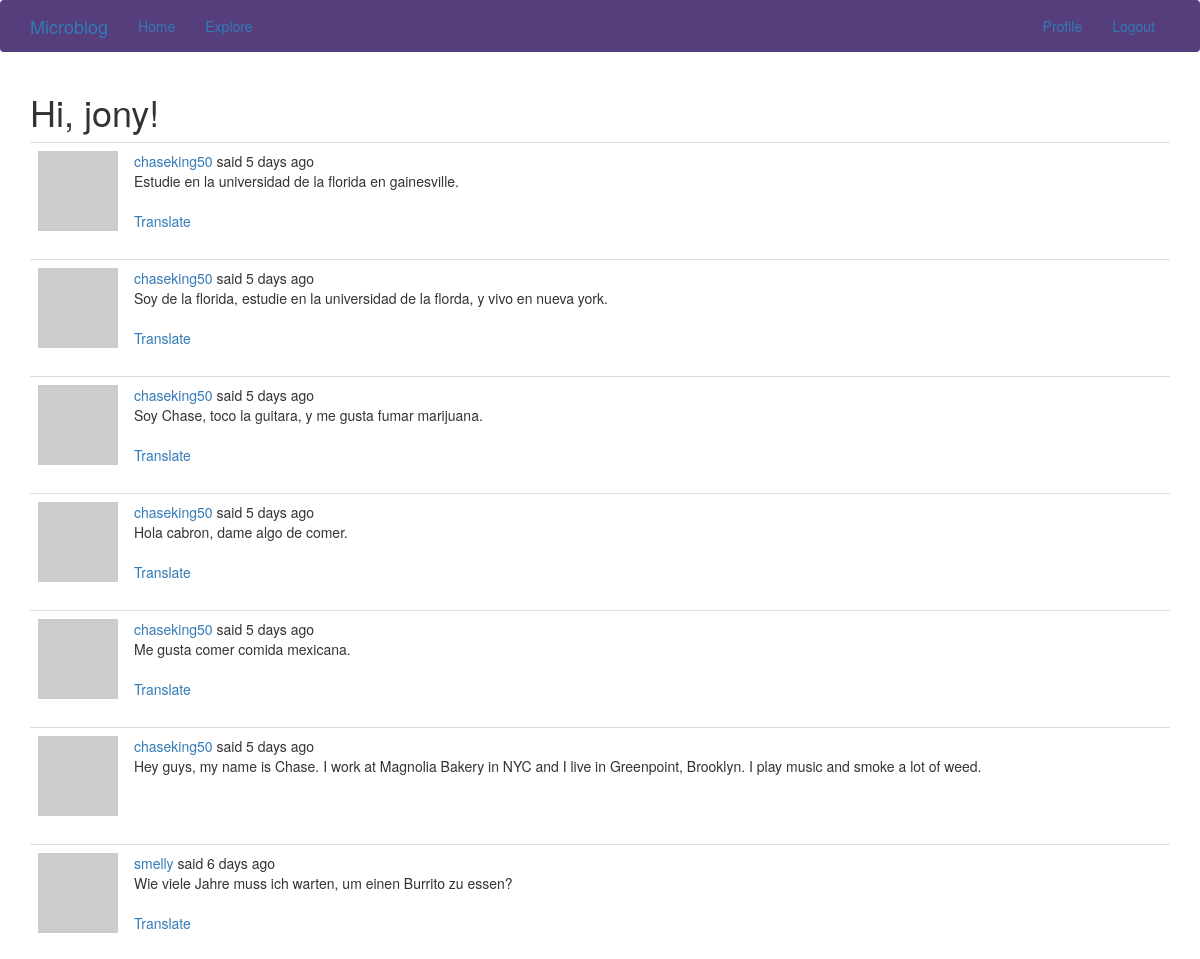
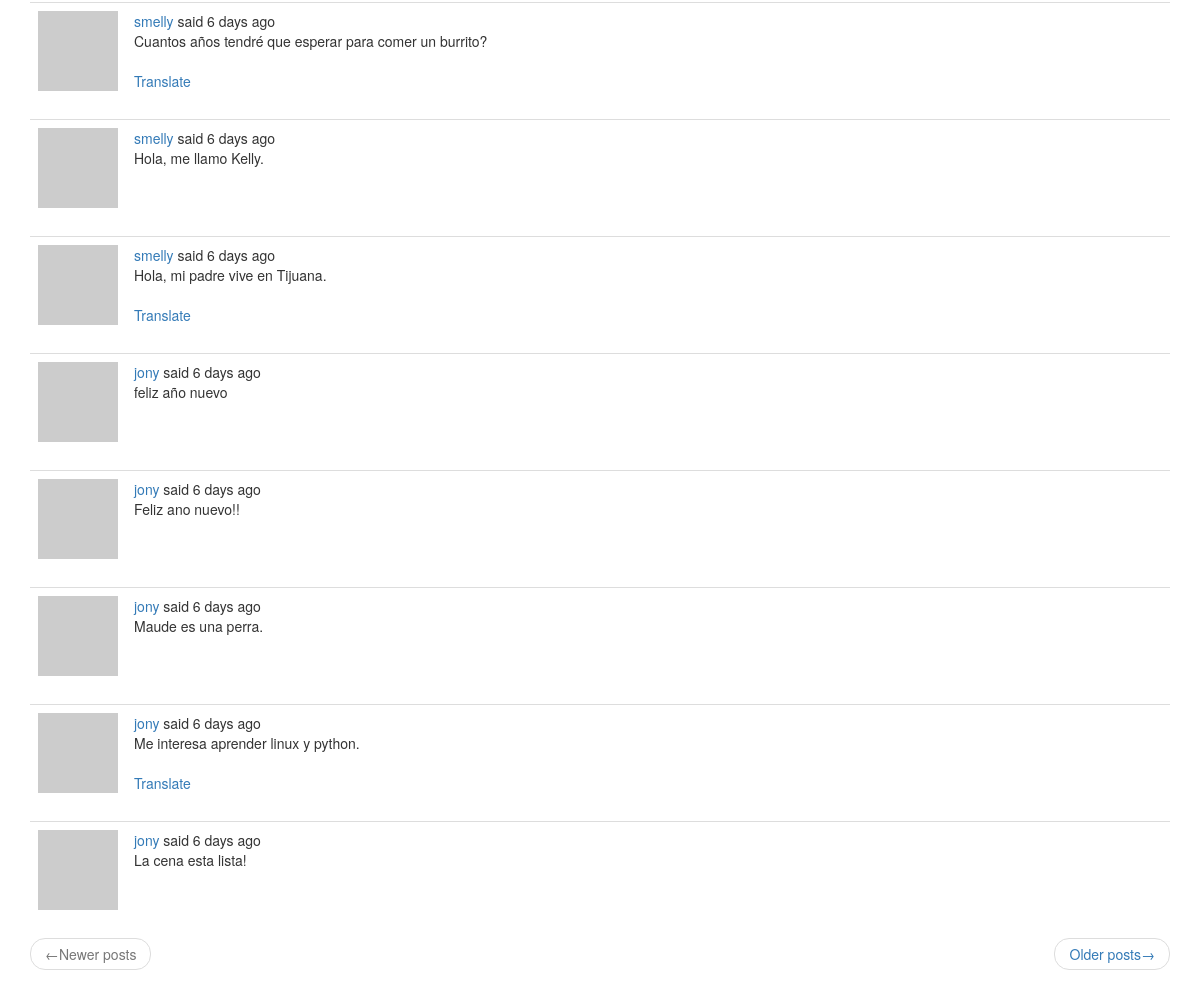
Before: /explore (signed in) with the older database file (2 pictures, top to bottom).
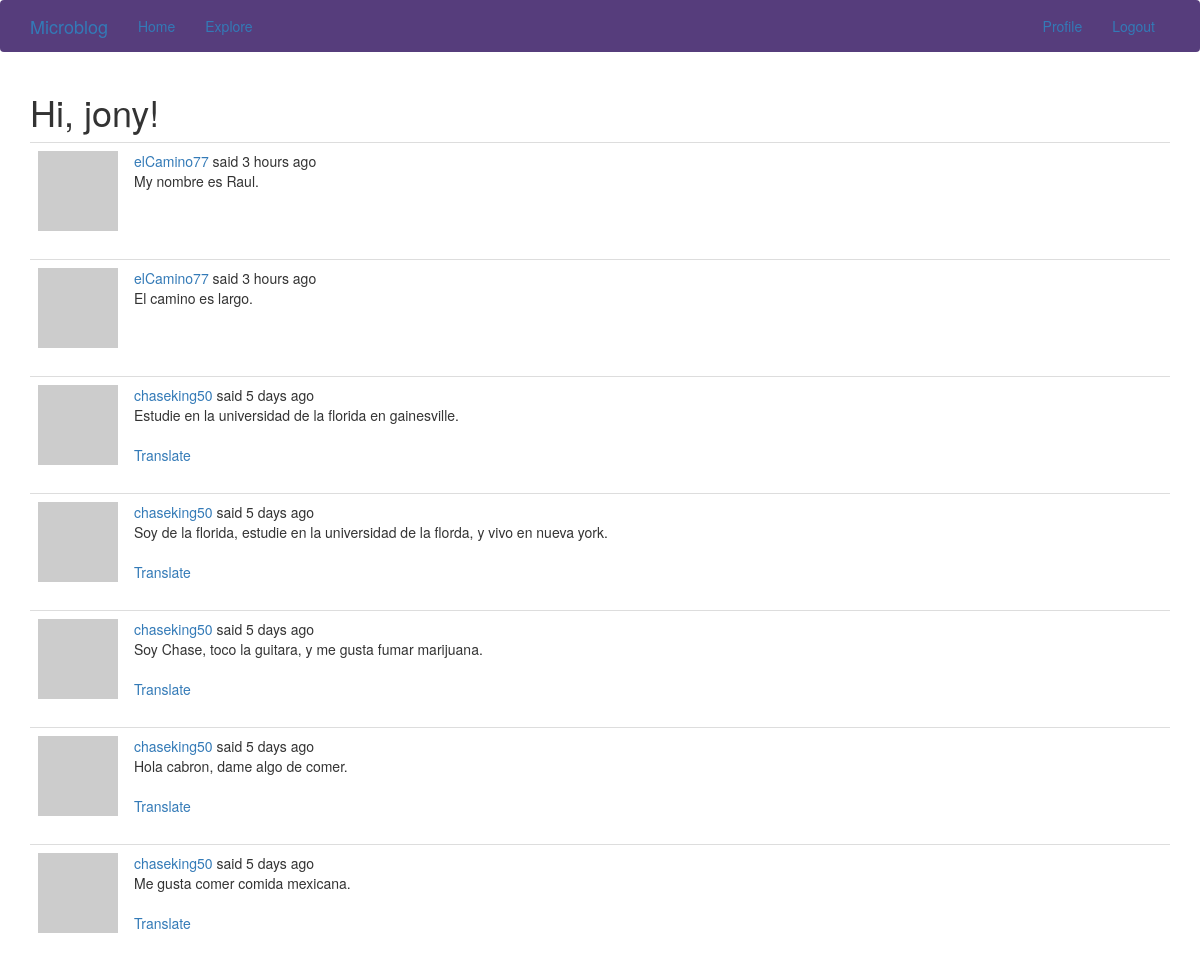
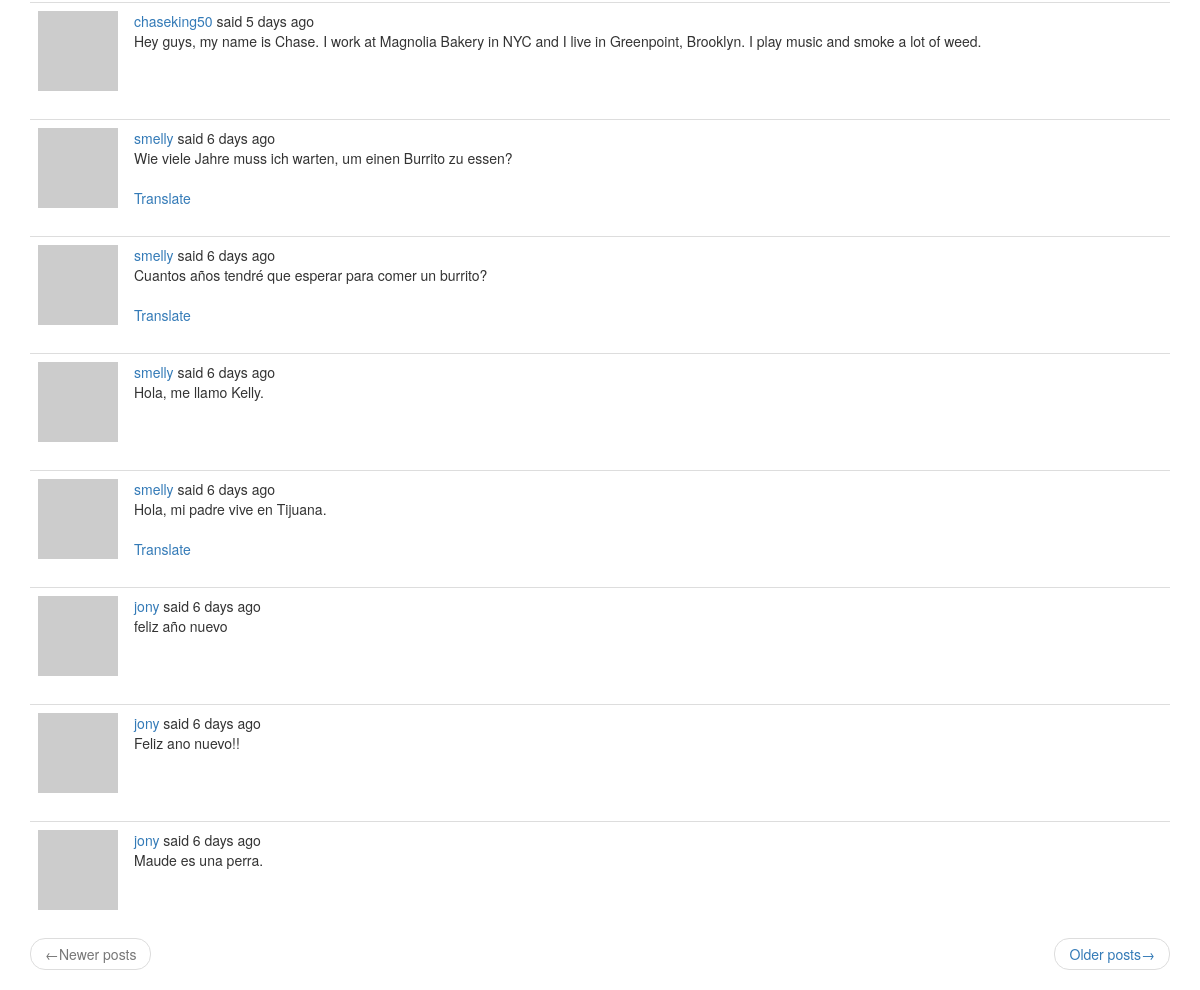
After: the same page with the newer database file (2 pictures, top to bottom).
### app/models.py (models this page shows, shortened)
class User(UserMixin, db.Model):
    id = db.Column(db.Integer, primary_key=True)
    username = db.Column(db.String(64), index=True, unique=True)
    email = db.Column(db.String(120), index=True, unique=True)
    password_hash = db.Column(db.String(128))
    posts = db.relationship('Post', backref='author', lazy='dynamic')
    about_me = db.Column(db.String(140))
    last_seen = db.Column(db.DateTime, default=datetime.utcnow)
    followed = db.relationship(
        'User', secondary=followers,
        primaryjoin=(followers.c.follower_id == id),
        secondaryjoin=(followers.c.followed_id == id),
        backref=db.backref('followers', lazy='dynamic'), lazy='dynamic')
    def avatar(self, size):
        digest = md5(self.email.lower().encode('utf-8')).hexdigest()
        return 'https://www.gravatar.com/avatar/{}?d=identicon&s={}'.format(
            digest, size)

class Post(db.Model):
    __searchable__ = ['body']
    id = db.Column(db.Integer, primary_key=True)
    body = db.Column(db.String(140))
    timestamp = db.Column(db.DateTime, index=True, default=datetime.utcnow)
    user_id = db.Column(db.Integer, db.ForeignKey('user.id'))
    language = db.Column(db.String(5))

### app/main/routes.py (the view)
@bp.route('/explore')
@login_required
def explore():
    page = request.args.get('page', 1, type=int)
    posts = Post.query.order_by(Post.timestamp.desc()).paginate(
        page, current_app.config['POSTS_PER_PAGE'], False)
    next_url = url_for('main.explore', page=posts.next_num) \
        if posts.has_next else None
    prev_url = url_for('main.explore', page=posts.prev_num) \
        if posts.has_prev else None
    return render_template('index.html', title=_('Explore'),
                           posts=posts.items, next_url=next_url,
                           prev_url=prev_url)

### app/main/routes.py (called while the page is built)
@bp.before_app_request
def before_request():
    if current_user.is_authenticated:
        current_user.last_seen = datetime.utcnow()
        db.session.commit()
    g.locale = str(get_locale())

### app/models.py (called while the page is built)
@login.user_loader
def load_user(id):
    return User.query.get(int(id))

### app/templates/index.html (shortened to what this page needs)
{% extends "base.html" %}
{% import 'bootstrap/wtf.html' as wtf %}
{% block app_content %}
  <h1>{{ _('Hi, %(username)s!', username=current_user.username) }}</h1>
  {% for post in posts %}
    {% include '_post.html' %}
  {% endfor %}
    <nav aria-label="...">
      <ul class="pager">
        <li class="previous{% if not prev_url %} disabled{% endif %}">
          <a href="{{ prev_url or '#' }}">
            <span aria-hidden="true">&larr;</span>{{ _('Newer posts') }}
          </a>
        </li>
        <li class="next{% if not next_url %} disabled{% endif %}">
          <a href="{{ next_url or '#' }}">
            {{ _('Older posts') }}<span aria-hidden="true">&rarr;</span>
          </a>
        </li>
      </ul>
    </nav>
{% endblock %}

### app/templates/base.html (shortened to what this page needs)
{% extends 'bootstrap/base.html' %}
{% block navbar %}
  <nav class="navbar fixed-top" style="background-color: #563d7c;">
    <div class="container fixed-top">
      <div class="navbar-header">
        <a class="navbar-brand" href="{{ url_for('main.index') }}">Microblog</a>
      </div>
      <div class="collapse navbar-collapse" id="bs-example-navbar-collapse-1">
        <ul class="nav navbar-nav">
          <li>
            <a href="{{ url_for('main.index') }}">{{ _('Home') }}</a>
          </li>
          <li>
            <a href="{{ url_for('main.explore') }}">{{ _('Explore') }}</a>
          </li>
        </ul>
        <ul class="nav navbar-nav navbar-right">
          {% if current_user.is_anonymous %}
            <li>
              <a href="{{ url_for('auth.login') }}">{{ _('Login') }}</a>
            </li>
          {% else %}
            <li>
              <a href="{{ url_for('main.user', username=current_user.username) }}">{{ _('Profile') }}</a>
            </li>
            <li>
              <a href="{{ url_for('auth.logout') }}">{{ _('Logout') }}</a>
            </li>
          {% endif %}
        </ul>
      </div>
    </div>
  </nav>
{% endblock %}
{% block content %}
  <div class="container">
    {% block app_content %}{% endblock %}
  </div>
{% endblock %}

### app/templates/_post.html (shortened to what this page needs)
<table class="table table-hover">
  <tr>
    <td width="70px">
        <a href="{{ url_for('main.user', username=post.author.username) }}">
            <img src="{{ post.author.avatar(70) }}" />
        </a>
    </td>
    <td>
      {{ _('%(username)s said %(when)s',
        username=user_link, when=moment(post.timestamp).fromNow()) }}
      <br>
      <span id="post{{ post.id }}">{{ post.body }}</span>
      {% if post.language and post.language != g.locale %}
        <br><br>
        <span id="translation{{ post.id }}">
          <a href="javascript:translate(
                    '#post{{ post.id }}',
                    '#translation{{ post.id }}',
                    '{{ post.language }}',
                    '{{ g.locale }}');">{{ _('Translate') }}</a>
        </span>
      {% endif %}
    </td>
  </tr>
</table>

Changed rows visible on the page:
no longer on this page (row unchanged): Post: body "Me interesa aprender linux y python."
no longer on this page (row unchanged): Post: body "La cena esta lista!"
added Post: body "My nombre es Raul."
added Post: body "El camino es largo."
